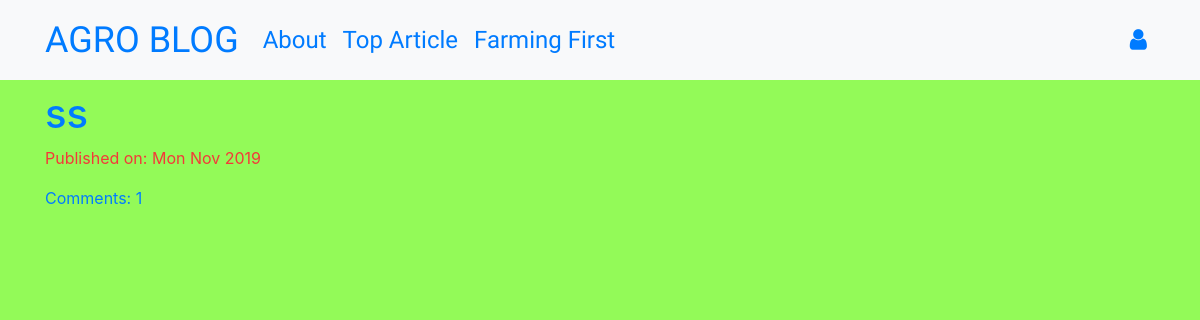
Before: / with the older database file.
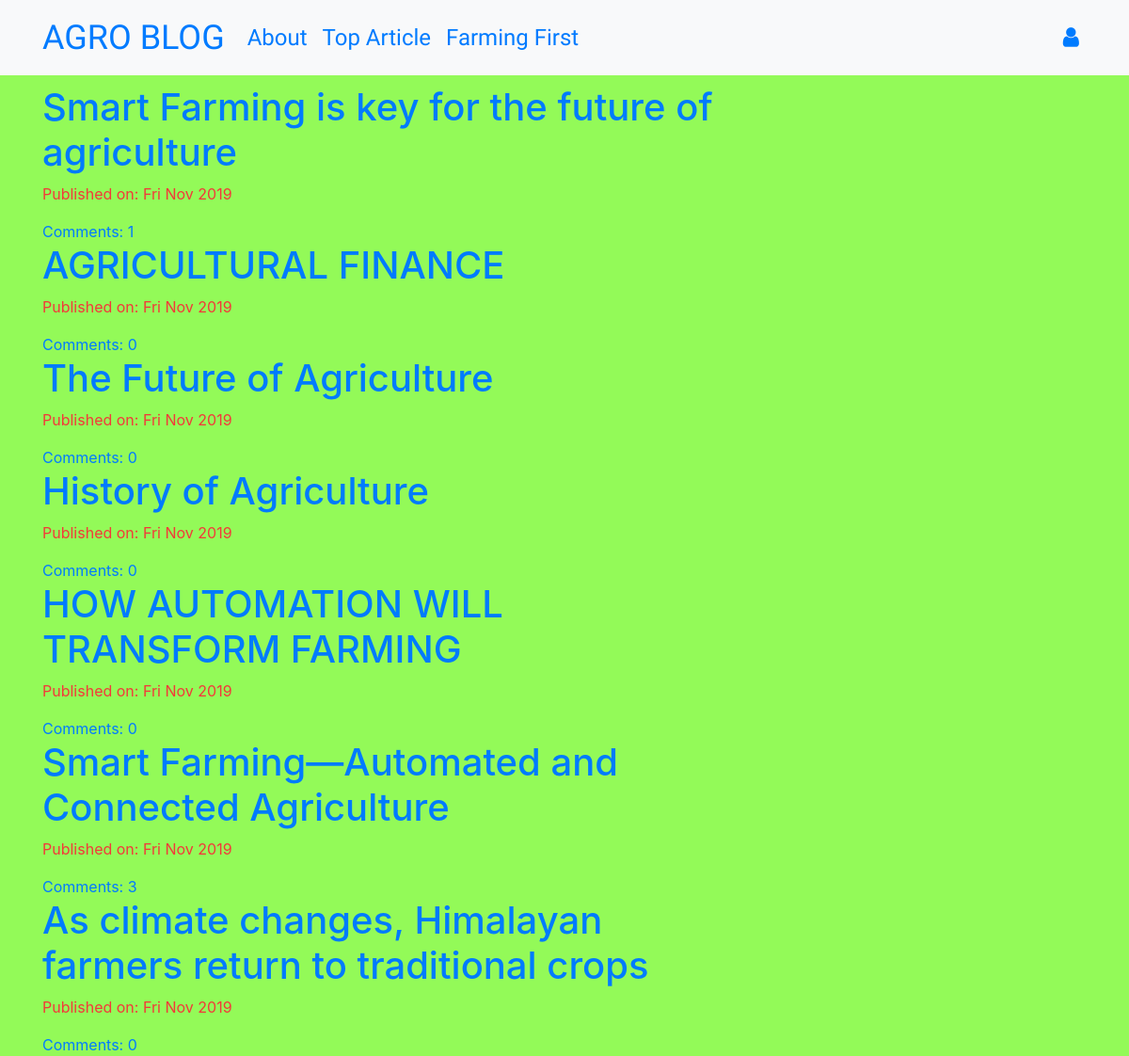
After: the same page with the newer database file.
### blog/models.py (models this page shows, shortened)
class Post(models.Model):
    author = models.ForeignKey('auth.User',on_delete=models.CASCADE)
    title = models.CharField(max_length=200)
    text = models.TextField()
    created_date = models.DateTimeField(default=timezone.now)
    published_date = models.DateTimeField(blank=True, null=True)
    def approve_comments(self):
        return self.comments.filter(approved_comment=True)

### blog/views.py (the view)
# urls.py: path('',views.PostListView.as_view(),name='post_list'),
class PostListView(ListView):
    model = Post
    def get_queryset(self):
        return Post.objects.filter(published_date__lte=timezone.now()).order_by('-published_date')

### blog/templates/blog/post_list.html
{% extends 'blog/base.html' %}
{% block content %}
<div class="centerstage">
    {% for post in post_list %}
        <div class="post">
            <h1><a href="{% url 'post_detail' pk=post.pk %}">{{ post.title }}</a></h1>
            <div class="date">
                <p>Published on: {{ post.published_date|date:"D M Y"}}</p>
            </div>
            <a href="{% url 'post_detail' pk=post.pk %}">Comments: {{ post.approve_comments.count }}</a>
        </div>
    {% endfor %}
</div>
{% endblock %}

### blog/templates/blog/base.html (shortened to what this page needs)
<!DOCTYPE html>
{% load static %}
<html>
  <head>
    <link
      rel="stylesheet"
      href="https://stackpath.bootstrapcdn.com/bootstrap/4.1.3/css/bootstrap.min.css"
    />
    <link
      href="https://maxcdn.bootstrapcdn.com/font-awesome/4.7.0/css/font-awesome.min.css"
      rel="stylesheet"
    />
    <link rel="stylesheet" href="{% static 'css/blog.css' %}" />
  </head>
  <body class="loader">
    <div id="particles-js"></div>
    <nav class="navbar navbar-expand-lg bg-light techfont">
      <div class="container">
        <div
          div="outside"
          class="navbar-nav align-items-center"
          style="color: greenyellow;"
        >
          <a class="navbar-brand bigbrand" href="{% url 'post_list' %}"
            >AGRO BLOG</a
          >
          <a class="nav-item nav-link" href="{% url 'about' %}">About</a>
          <a class="nav-item nav-link" href="https://www.github.com"
            >Top Article</a
          >
          <a class="nav-item nav-link" href="https://www.linkedin.com"
            >Farming First</a
          >
        </div>
        <div
          id="inside"
          class="navbar-nav align-items-center ml-auto"
          style="color: aliceblue;"
        >
          {% if user.is_authenticated %}
          <a class="nav-item nav-link" href="{% url 'post_new' %}"
            >Add New Post</a
          >
          <a class="nav-item nav-link" href="{% url 'post_draft_list' %}"
            >Drafts</a
          >
          <a class="nav-item nav-link" href="{% url 'logout' %}">Log out</a>
          <a>Welcome: {{ user.username }}</a>
          {% else %}
          <a
            class="nav-item nav-link"
            href="{% url 'login' %}"
            aria-label="Login"
          >
            <span class="fa fa-user" aria-hidden="true"></span
          ></a>
          {% endif %}
        </div>
      </div>
    </nav>
    <div class="content container">
      <div class="row">
        <div class="col-md-8">
          <div class="blog_posts">
            {% block content %} {% endblock %}
          </div>
        </div>
      </div>
    </div>
  </body>
</html>

### blog/static/css/blog.css (style rules this page uses)
body { background-color: #789; margin-left: 5px; margin-right: 5px; z-index: 900; position: relative; }
#particles-js { position: absolute; width: 100%; height: 100%; z-index: -1; }
.techfont { font-family: 'Russo One', sans-serif; font-size: 1.5em; margin-bottom: 10px; }
html, body { position: absolute; height: 100%; width: 100%; overflow: scroll; background: #93fa58; margin: 0; }
.centerstage { margin-left: auto; margin-right: auto; }
.bigbrand { font-size: 1.5em; }
.loader { color: rgb(243, 57, 57); }

Changed rows visible on the page:
removed Post: title "ss", published_date "Mon Nov 2019", approve_comments.count "1"
added Post: title "Smart Farming is key for the future of agriculture", published_date "Fri Nov 2019", approve_comments.count "1"
added Post: title "AGRICULTURAL FINANCE", published_date "Fri Nov 2019", approve_comments.count "0"
added Post: title "The Future of Agriculture", published_date "Fri Nov 2019", approve_comments.count "0"
added Post: title "History of Agriculture", published_date "Fri Nov 2019", approve_comments.count "0"
added Post: title "HOW AUTOMATION WILL TRANSFORM FARMING", published_date "Fri Nov 2019", approve_comments.count "0"
added Post: title "Smart Farming—Automated and Connected Agriculture", published_date "Fri Nov 2019", approve_comments.count "3"
added Post: title "As climate changes, Himalayan farmers return to traditional crops", published_date "Fri Nov 2019", approve_comments.count "0"
